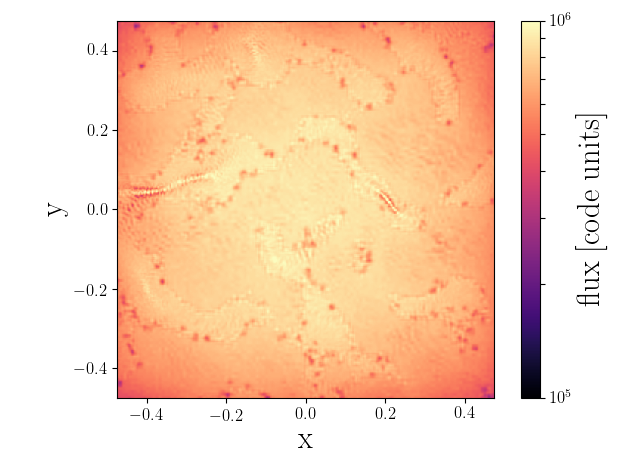

Recreate this plot in Python.
import numpy as np
import matplotlib as plt
import matplotlib.pyplot as plt
import pynbody as pyn

s = pyn.load("/home/grondjj/Data/RadTransfer/SineTest/ScalingPlot/SineTest_pDens/128^3/sine_128^3.00001")
qty = "radFlux"
#qty = "rho"
pyn.plot.sph.image(s.g,qty=qty,width=.95,cmap="magma",log=True)
plt.xlabel('x')
plt.ylabel('y')

ax=plt.gca()
im=ax.images
cb=im[-1].colorbar
cb.remove()
plt.draw()

plt.clim(1e5,1e6)
cbar = plt.colorbar()
cbar.set_ticks([1e5,2e5,3e5,4e5,5e5,6e5,7e5,8e5,9e5,1e6])
cbar.set_ticklabels(["$10^5$",'','','','','','','','',"$10^6$"])
cbar.set_label(r"flux [code units]")

plt.tight_layout()
plt.savefig("sine_radFlux.pdf")
plt.savefig("sine_radFlux.png")
#plt.show()
plt.close()
